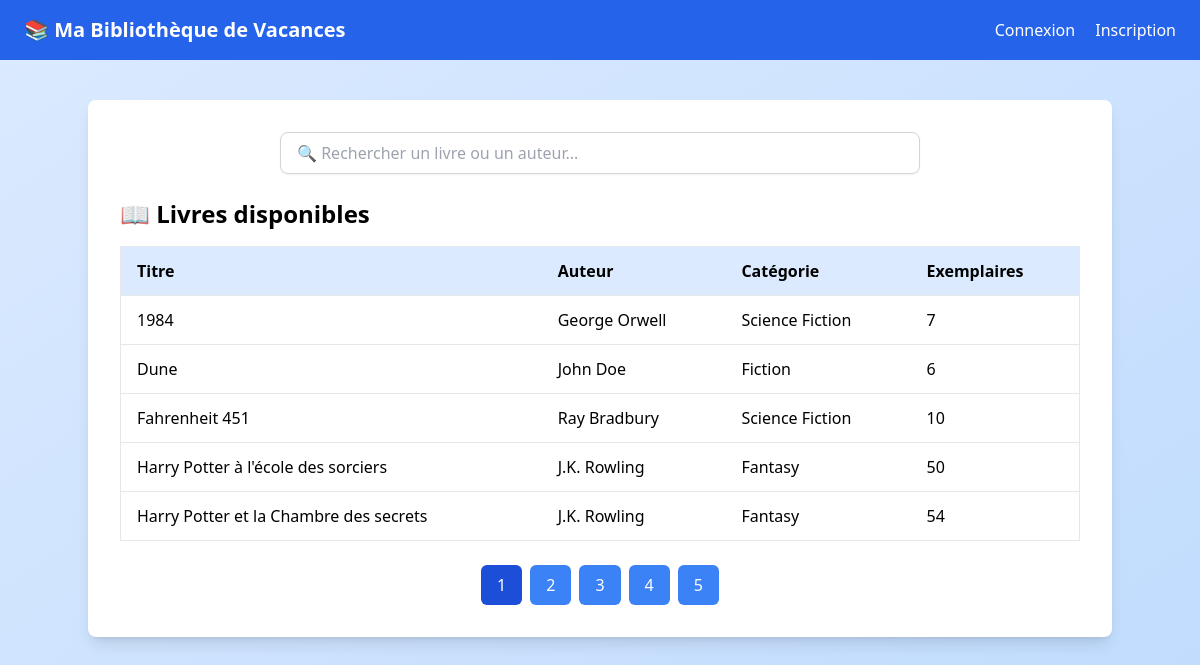
The page / on the database its author committed.
### tables this page shows
CREATE TABLE IF NOT EXISTS `livres` (
  `id` int NOT NULL AUTO_INCREMENT,
  `titre` varchar(255) NOT NULL,
  `isbn` varchar(13) NOT NULL,
  `annee_publication` year NOT NULL,
  `resume` text,
  `nombre_exemplaires_total` int NOT NULL,
  `nombre_exemplaires_disponibles` int NOT NULL,
  `auteur_id` int DEFAULT NULL,
  `categorie_id` int DEFAULT NULL,
  `utilisateur_id` int DEFAULT NULL,
  `nombre_exemplaires` int NOT NULL DEFAULT '0',
  `description` text,
  PRIMARY KEY (`id`),
  UNIQUE KEY `isbn` (`isbn`),
  KEY `fk_auteur` (`auteur_id`),
  KEY `fk_categorie` (`categorie_id`),
  KEY `fk_utilisateur` (`utilisateur_id`)
);

CREATE TABLE IF NOT EXISTS `auteurs` (
  `id` int NOT NULL AUTO_INCREMENT,
  `nom` varchar(100) NOT NULL,
  `prenom` varchar(100) NOT NULL,
  `date_naissance` date DEFAULT NULL,
  `biographie` text,
  PRIMARY KEY (`id`)
);

CREATE TABLE IF NOT EXISTS `categories` (
  `id` int NOT NULL AUTO_INCREMENT,
  `nom_categorie` varchar(100) DEFAULT NULL,
  PRIMARY KEY (`id`),
  UNIQUE KEY `nom_categorie` (`nom_categorie`)
);

### index.php (the view, shortened to what this page needs)
<?php
require_once 'includes/config.php';
$livres_par_page = 5;
$page_actuelle = isset($_GET['page']) ? max(1, intval($_GET['page'])) : 1;
$debut = ($page_actuelle - 1) * $livres_par_page;
$total_livres = $pdo->query("SELECT COUNT(*) FROM livres WHERE nombre_exemplaires_disponibles > 0")->fetchColumn();
$total_pages = ceil($total_livres / $livres_par_page);
$stmt = $pdo->prepare("
    SELECT l.titre, l.nombre_exemplaires_disponibles, a.nom AS auteur_nom, a.prenom AS auteur_prenom, c.nom_categorie
    FROM livres l
    LEFT JOIN auteurs a ON l.auteur_id = a.id
    LEFT JOIN categories c ON l.categorie_id = c.id
    WHERE l.nombre_exemplaires_disponibles > 0
    ORDER BY l.titre ASC
    LIMIT :debut, :limite
");
$stmt->bindValue(':debut', $debut, PDO::PARAM_INT);
$stmt->bindValue(':limite', $livres_par_page, PDO::PARAM_INT);
$stmt->execute();
$livres = $stmt->fetchAll();
?>
<!DOCTYPE html>
<html lang="fr">
<head>
    <script src="https://cdn.tailwindcss.com"></script>
</head>
<body class="bg-gradient-to-br from-blue-100 to-blue-200 min-h-screen">
<header class="bg-blue-600 text-white px-6 py-4 flex justify-between items-center flex-wrap">
    <h1 class="text-xl font-bold">📚 Ma Bibliothèque de Vacances</h1>
    <nav class="space-x-4">
        <?php if (isset($_SESSION['utilisateur_id'])): ?>
            <span class="font-medium">Bienvenue <?= htmlspecialchars($_SESSION['nom_complet'] ?? $_SESSION['nom_utilisateur']) ?> !</span>
            <a href="dashboard.php" class="hover:underline">Tableau de Bord</a>
            <a href="logout.php" class="hover:underline">Déconnexion</a>
        <?php else: ?>
            <a href="login.php" class="hover:underline">Connexion</a>
            <a href="register.php" class="hover:underline">Inscription</a>
        <?php endif; ?>
    </nav>
</header>
<main class="max-w-5xl mx-auto bg-white mt-10 p-8 rounded-lg shadow-lg">
    <div class="mb-6 flex flex-col sm:flex-row gap-4 items-center justify-center">
        <input type="text" id="searchInput" placeholder="🔍 Rechercher un livre ou un auteur..."
               class="w-full sm:w-2/3 px-4 py-2 border border-gray-300 rounded-lg shadow-sm focus:ring-2 focus:ring-blue-400 focus:outline-none">
    </div>
    <h2 class="text-2xl font-bold mb-4">📖 Livres disponibles</h2>
    <?php if (empty($livres)): ?>
        <p class="text-center text-gray-600">Aucun livre trouvé.</p>
    <?php else: ?>
        <div class="overflow-x-auto">
            <table id="livresTable" class="w-full table-auto border border-gray-200">
                <thead class="bg-blue-100">
                <tr>
                    <th class="px-4 py-3 text-left">Titre</th>
                    <th class="px-4 py-3 text-left">Auteur</th>
                    <th class="px-4 py-3 text-left">Catégorie</th>
                    <th class="px-4 py-3 text-left">Exemplaires</th>
                </tr>
                </thead>
                <tbody>
                <?php foreach ($livres as $livre): ?>
                    <tr class="border-t">
                        <td class="px-4 py-3"><?= htmlspecialchars($livre['titre']) ?></td>
                        <td class="px-4 py-3"><?= htmlspecialchars($livre['auteur_prenom'] . ' ' . $livre['auteur_nom']) ?></td>
                        <td class="px-4 py-3"><?= htmlspecialchars($livre['nom_categorie']) ?></td>
                        <td class="px-4 py-3"><?= intval($livre['nombre_exemplaires_disponibles']) ?></td>
                    </tr>
                <?php endforeach; ?>
                </tbody>
            </table>
        </div>
        <?php if ($total_pages > 1): ?>
            <div class="flex justify-center mt-6 space-x-2">
                <?php for ($i = 1; $i <= $total_pages; $i++): ?>
                    <a href="?page=<?= $i ?>"
                       class="px-4 py-2 rounded-md text-white <?= $i === $page_actuelle ? 'bg-blue-700' : 'bg-blue-500 hover:bg-blue-600' ?>">
                        <?= $i ?>
                    </a>
                <?php endfor; ?>
            </div>
        <?php endif; ?>
    <?php endif; ?>
</main>
</body>
</html>

### rows shown on the page
livres: titre "1984", auteur.nom "George Orwell", categorie.nom_categorie "Science Fiction", nombre_exemplaires_disponibles "7"
livres: titre "Dune", auteur.nom "John Doe", categorie.nom_categorie "Fiction", nombre_exemplaires_disponibles "6"
livres: titre "Fahrenheit 451", auteur.nom "Ray Bradbury", categorie.nom_categorie "Science Fiction", nombre_exemplaires_disponibles "10"
livres: titre "Harry Potter à l'école des sorciers", auteur.nom "J.K. Rowling", categorie.nom_categorie "Fantasy", nombre_exemplaires_disponibles "50"
livres: titre "Harry Potter et la Chambre des secrets", auteur.nom "J.K. Rowling", categorie.nom_categorie "Fantasy", nombre_exemplaires_disponibles "54"
